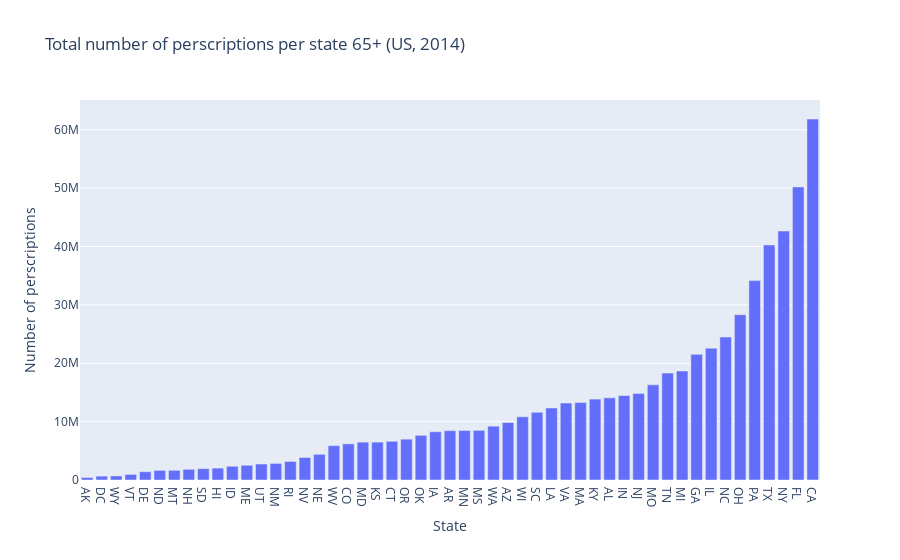

Notebook code for this chart:
### Markdown cell above
##### Exploratory plots and statistical analysis

### Code cell
fig = px.bar(tot_meds_per_state.sort_values('total_num_medications'), x='state', y='total_num_medications', 
                     labels={'total_num_medications':'Number of perscriptions', 'state': 'State'}, 
                     title='Total number of perscriptions per state 65+ (US, 2014)',
                     hover_data=['state', 'total_num_medications', 'total_drug_cost']
                     )
fig.show()

### Figure 1 — Plotly figure (JSON) as saved in the notebook; plotly's stock layout.template omitted (floating-point values rounded to 4 significant figures)
{"data": [{"alignmentgroup": "True", "customdata": [[24320000.0], [58830000.0], [37660000.0], [62940000.0], [127400000.0], [90400000.0], [97740000.0], [117600000.0], [110600000.0], [176500000.0], [128400000.0], [162200000.0], [185500000.0], [160300000.0], [154800000.0], [223700000.0], [229400000.0], [340900000.0], [411700000.0], [518700000.0], [353400000.0], [544700000.0], [400000000.0], [468700000.0], [407500000.0], [389900000.0], [515800000.0], [406600000.0], [557500000.0], [678100000.0], [653900000.0], [705100000.0], [700100000.0], [795800000.0], [796600000.0], [756000000.0], [751600000.0], [898800000.0], [1382000000.0], [923100000.0], [989600000.0], [1266000000.0], [1240000000.0], [1433000000.0], [1408000000.0], [1795000000.0], [2188000000.0], [2892000000.0], [3545000000.0], [3163000000.0], [4568000000.0]], "hovertemplate": "State=%{x}<br>Number of perscriptions=%{y}<br>total_drug_cost=%{customdata[0]}<extra></extra>", "legendgroup": "", "marker": {"color": "#636efa", "pattern": {"shape": ""}}, "name": "", "offsetgroup": "", "orientation": "v", "showlegend": false, "textposition": "auto", "type": "bar", "x": ["AK", "DC", "WY", "VT", "DE", "ND", "MT", "NH", "SD", "HI", "ID", "ME", "UT", "NM", "RI", "NV", "NE", "WV", "CO", "MD", "KS", "CT", "OR", "OK", "IA", "AR", "MN", "MS", "WA", "AZ", "WI", "SC", "LA", "VA", "MA", "KY", "AL", "IN", "NJ", "MO", "TN", "MI", "GA", "IL", "NC", "OH", "PA", "TX", "NY", "FL", "CA"], "xaxis": "x", "y": [428694, 666335, 694749, 957109, 1419524, 1641185, 1661742, 1835310, 1945888, 2038572, 2354627, 2523120, 2738787, 2843734, 3175981, 3854826, 4398631, 5880592, 6192081, 6487990, 6489969, 6629831, 6993802, 7651289, 8266318, 8452560, 8487142, 8502072, 9218117, 9845726, 10826772, 11595687, 12335806, 13183822, 13265632, 13860318, 14067221, 14470683, 14834277, 16296315, 18306965, 18668305, 21524246, 22578345, 24483045, 28325661, 34153102, 40256877, 42639182, 50202887, 61833844], "yaxis": "y"}], "layout": {"barmode": "relative", "legend": {"tracegroupgap": 0}, "title": {"text": "Total number of perscriptions per state 65+ (US, 2014)"}, "xaxis": {"anchor": "y", "domain": [0, 1], "title": {"text": "State"}}, "yaxis": {"anchor": "x", "domain": [0, 1], "title": {"text": "Number of perscriptions"}}}}
